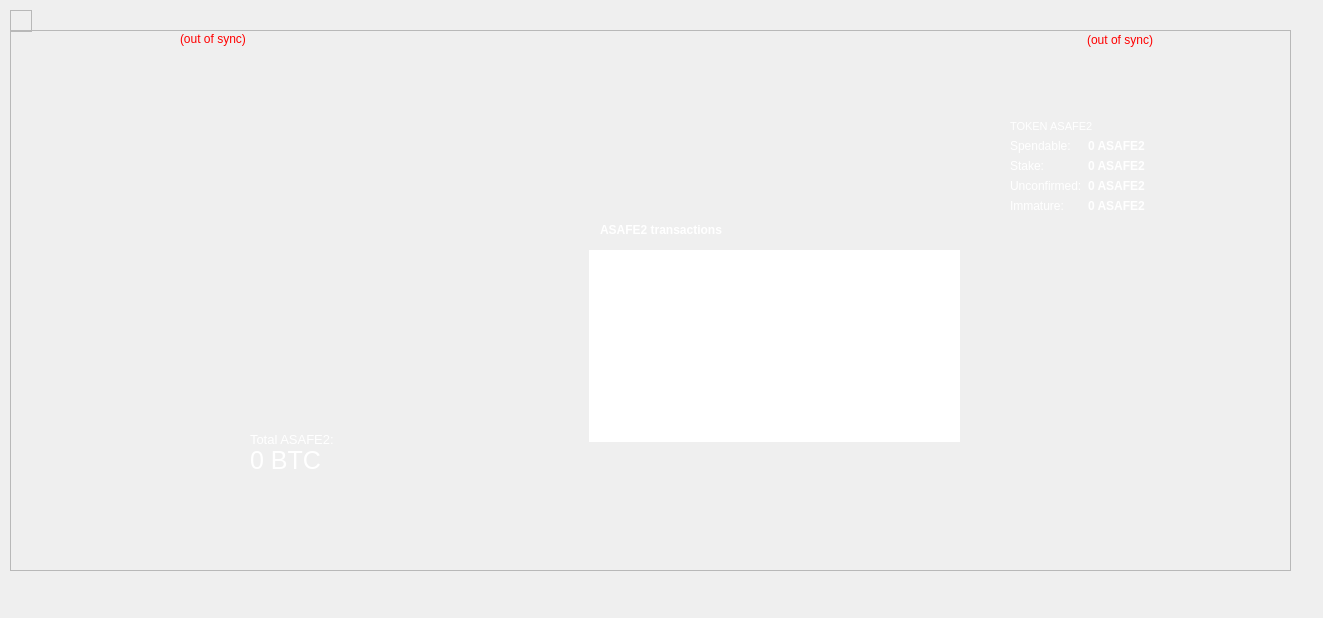
<?xml version="1.0" encoding="UTF-8"?>
<ui version="4.0">
 <class>OverviewPage</class>
 <widget class="QWidget" name="OverviewPage">
  <property name="geometry">
   <rect>
    <x>0</x>
    <y>0</y>
    <width>1323</width>
    <height>618</height>
   </rect>
  </property>
  <property name="windowTitle">
   <string>Form</string>
  </property>
  <widget class="QFrame" name="frame">
   <property name="geometry">
    <rect>
     <x>10</x>
     <y>10</y>
     <width>22</width>
     <height>22</height>
    </rect>
   </property>
   <property name="frameShape">
    <enum>QFrame::StyledPanel</enum>
   </property>
   <property name="frameShadow">
    <enum>QFrame::Raised</enum>
   </property>
   <layout class="QVBoxLayout" name="verticalLayout_4">
    <item>
     <layout class="QHBoxLayout" name="horizontalLayout_4"/>
    </item>
   </layout>
  </widget>
  <widget class="QFrame" name="frame_2">
   <property name="geometry">
    <rect>
     <x>10</x>
     <y>30</y>
     <width>1281</width>
     <height>541</height>
    </rect>
   </property>
   <property name="styleSheet">
    <string notr="true">color: rgb(255, 255, 255);
</string>
   </property>
   <property name="frameShape">
    <enum>QFrame::StyledPanel</enum>
   </property>
   <property name="frameShadow">
    <enum>QFrame::Raised</enum>
   </property>
   <widget class="QListView" name="listTransactions">
    <property name="geometry">
     <rect>
      <x>579</x>
      <y>220</y>
      <width>371</width>
      <height>192</height>
     </rect>
    </property>
    <property name="font">
     <font>
      <pointsize>8</pointsize>
      <weight>75</weight>
      <bold>true</bold>
     </font>
    </property>
    <property name="styleSheet">
     <string notr="true">QListView { background: transparent; }
font: 75 9pt &quot;MS Shell Dlg 2&quot;;</string>
    </property>
    <property name="frameShape">
     <enum>QFrame::NoFrame</enum>
    </property>
    <property name="verticalScrollBarPolicy">
     <enum>Qt::ScrollBarAlwaysOff</enum>
    </property>
    <property name="horizontalScrollBarPolicy">
     <enum>Qt::ScrollBarAlwaysOff</enum>
    </property>
    <property name="selectionMode">
     <enum>QAbstractItemView::NoSelection</enum>
    </property>
   </widget>
   <widget class="QLabel" name="labelWalletStatus">
    <property name="geometry">
     <rect>
      <x>170</x>
      <y>0</y>
      <width>83</width>
      <height>18</height>
     </rect>
    </property>
    <property name="toolTip">
     <string>The displayed information may be out of date. Your wallet automatically synchronizes with the Allsafe2 network after a connection is established, but this process has not completed yet.</string>
    </property>
    <property name="styleSheet">
     <string notr="true">QLabel { color: red; }</string>
    </property>
    <property name="text">
     <string notr="true">(out of sync)</string>
    </property>
    <property name="alignment">
     <set>Qt::AlignLeading|Qt::AlignLeft|Qt::AlignVCenter</set>
    </property>
   </widget>
   <widget class="QLabel" name="labelTotalText">
    <property name="geometry">
     <rect>
      <x>240</x>
      <y>400</y>
      <width>151</width>
      <height>18</height>
     </rect>
    </property>
    <property name="font">
     <font>
      <family>MS Sans Serif</family>
      <pointsize>10</pointsize>
      <weight>50</weight>
      <italic>false</italic>
      <bold>false</bold>
     </font>
    </property>
    <property name="text">
     <string>Total ASAFE2:</string>
    </property>
   </widget>
   <widget class="QLabel" name="labelTotal">
    <property name="geometry">
     <rect>
      <x>240</x>
      <y>410</y>
      <width>411</width>
      <height>41</height>
     </rect>
    </property>
    <property name="font">
     <font>
      <family>MS Sans Serif</family>
      <pointsize>19</pointsize>
      <weight>50</weight>
      <italic>false</italic>
      <bold>false</bold>
     </font>
    </property>
    <property name="cursor">
     <cursorShape>IBeamCursor</cursorShape>
    </property>
    <property name="toolTip">
     <string>Your current total balance</string>
    </property>
    <property name="text">
     <string notr="true">0 BTC</string>
    </property>
    <property name="textInteractionFlags">
     <set>Qt::LinksAccessibleByMouse|Qt::TextSelectableByKeyboard|Qt::TextSelectableByMouse</set>
    </property>
   </widget>
   <widget class="QLabel" name="labelTransactionsStatus">
    <property name="geometry">
     <rect>
      <x>1060</x>
      <y>0</y>
      <width>83</width>
      <height>20</height>
     </rect>
    </property>
    <property name="toolTip">
     <string>The displayed information may be out of date. Your wallet automatically synchronizes with the Allsafe2 network after a connection is established, but this process has not completed yet.</string>
    </property>
    <property name="styleSheet">
     <string notr="true">QLabel { color: red; }</string>
    </property>
    <property name="text">
     <string notr="true">(out of sync)</string>
    </property>
    <property name="alignment">
     <set>Qt::AlignRight|Qt::AlignTrailing|Qt::AlignVCenter</set>
    </property>
   </widget>
   <widget class="QLabel" name="label_4">
    <property name="geometry">
     <rect>
      <x>590</x>
      <y>190</y>
      <width>153</width>
      <height>20</height>
     </rect>
    </property>
    <property name="text">
     <string>&lt;html&gt;&lt;head/&gt;&lt;body&gt;&lt;p&gt;&lt;span style=&quot; font-weight:600;&quot;&gt;ASAFE2 transactions&lt;/span&gt;&lt;/p&gt;&lt;/body&gt;&lt;/html&gt;</string>
    </property>
   </widget>
   <widget class="QPushButton" name="pushButton">
    <property name="geometry">
     <rect>
      <x>0</x>
      <y>170</y>
      <width>151</width>
      <height>41</height>
     </rect>
    </property>
    <property name="styleSheet">
     <string notr="true">background-image: url(:/images/a1);</string>
    </property>
    <property name="text">
     <string/>
    </property>
    <property name="flat">
     <bool>true</bool>
    </property>
   </widget>
   <widget class="QPushButton" name="pushButton_2">
    <property name="geometry">
     <rect>
      <x>0</x>
      <y>210</y>
      <width>151</width>
      <height>41</height>
     </rect>
    </property>
    <property name="styleSheet">
     <string notr="true">background-image: url(:/images/a2);</string>
    </property>
    <property name="text">
     <string/>
    </property>
    <property name="flat">
     <bool>true</bool>
    </property>
   </widget>
   <widget class="QPushButton" name="pushButton_3">
    <property name="geometry">
     <rect>
      <x>0</x>
      <y>250</y>
      <width>151</width>
      <height>41</height>
     </rect>
    </property>
    <property name="styleSheet">
     <string notr="true">background-image: url(:/images/a3);</string>
    </property>
    <property name="text">
     <string/>
    </property>
    <property name="flat">
     <bool>true</bool>
    </property>
   </widget>
   <widget class="QPushButton" name="pushButton_4">
    <property name="geometry">
     <rect>
      <x>0</x>
      <y>290</y>
      <width>151</width>
      <height>41</height>
     </rect>
    </property>
    <property name="styleSheet">
     <string notr="true">background-image: url(:/images/a4);</string>
    </property>
    <property name="text">
     <string/>
    </property>
    <property name="flat">
     <bool>true</bool>
    </property>
   </widget>
   <widget class="QWidget" name="layoutWidget">
    <property name="geometry">
     <rect>
      <x>1000</x>
      <y>90</y>
      <width>251</width>
      <height>183</height>
     </rect>
    </property>
    <layout class="QFormLayout" name="formLayout">
     <item row="0" column="0" colspan="2">
      <widget class="QLabel" name="label_5">
       <property name="font">
        <font>
         <family>MS Shell Dlg 2</family>
         <pointsize>8</pointsize>
         <weight>50</weight>
         <italic>false</italic>
         <bold>false</bold>
        </font>
       </property>
       <property name="styleSheet">
        <string notr="true">font: 8pt &quot;MS Shell Dlg 2&quot;;</string>
       </property>
       <property name="text">
        <string>TOKEN ASAFE2</string>
       </property>
      </widget>
     </item>
     <item row="1" column="0">
      <widget class="QLabel" name="label">
       <property name="font">
        <font>
         <family>Arial</family>
         <pointsize>9</pointsize>
         <weight>50</weight>
         <italic>false</italic>
         <bold>false</bold>
        </font>
       </property>
       <property name="text">
        <string>Spendable:</string>
       </property>
      </widget>
     </item>
     <item row="1" column="1">
      <widget class="QLabel" name="labelBalance">
       <property name="font">
        <font>
         <family>Arial</family>
         <pointsize>9</pointsize>
         <weight>75</weight>
         <italic>false</italic>
         <bold>true</bold>
        </font>
       </property>
       <property name="cursor">
        <cursorShape>IBeamCursor</cursorShape>
       </property>
       <property name="toolTip">
        <string>Your current spendable balance</string>
       </property>
       <property name="text">
        <string notr="true">0 ASAFE2</string>
       </property>
       <property name="textInteractionFlags">
        <set>Qt::LinksAccessibleByMouse|Qt::TextSelectableByKeyboard|Qt::TextSelectableByMouse</set>
       </property>
      </widget>
     </item>
     <item row="2" column="0">
      <widget class="QLabel" name="label_6">
       <property name="font">
        <font>
         <family>Arial</family>
         <pointsize>9</pointsize>
         <weight>50</weight>
         <italic>false</italic>
         <bold>false</bold>
        </font>
       </property>
       <property name="text">
        <string>Stake:</string>
       </property>
      </widget>
     </item>
     <item row="2" column="1">
      <widget class="QLabel" name="labelStake">
       <property name="font">
        <font>
         <family>Arial</family>
         <pointsize>9</pointsize>
         <weight>75</weight>
         <italic>false</italic>
         <bold>true</bold>
        </font>
       </property>
       <property name="cursor">
        <cursorShape>IBeamCursor</cursorShape>
       </property>
       <property name="toolTip">
        <string>Total of coins that was staked, and do not yet count toward the current balance</string>
       </property>
       <property name="text">
        <string notr="true">0 ASAFE2</string>
       </property>
       <property name="textInteractionFlags">
        <set>Qt::LinksAccessibleByMouse|Qt::TextSelectableByKeyboard|Qt::TextSelectableByMouse</set>
       </property>
      </widget>
     </item>
     <item row="3" column="0">
      <widget class="QLabel" name="label_3">
       <property name="font">
        <font>
         <family>Arial</family>
         <pointsize>9</pointsize>
         <weight>50</weight>
         <italic>false</italic>
         <bold>false</bold>
        </font>
       </property>
       <property name="text">
        <string>Unconfirmed:</string>
       </property>
      </widget>
     </item>
     <item row="3" column="1">
      <widget class="QLabel" name="labelUnconfirmed">
       <property name="font">
        <font>
         <family>Arial</family>
         <pointsize>9</pointsize>
         <weight>75</weight>
         <italic>false</italic>
         <bold>true</bold>
        </font>
       </property>
       <property name="cursor">
        <cursorShape>IBeamCursor</cursorShape>
       </property>
       <property name="toolTip">
        <string>Total of transactions that have yet to be confirmed, and do not yet count toward the current balance</string>
       </property>
       <property name="text">
        <string notr="true">0 ASAFE2</string>
       </property>
       <property name="textInteractionFlags">
        <set>Qt::LinksAccessibleByMouse|Qt::TextSelectableByKeyboard|Qt::TextSelectableByMouse</set>
       </property>
      </widget>
     </item>
     <item row="4" column="0">
      <widget class="QLabel" name="labelImmatureText">
       <property name="font">
        <font>
         <family>Arial</family>
         <pointsize>9</pointsize>
         <weight>50</weight>
         <italic>false</italic>
         <bold>false</bold>
        </font>
       </property>
       <property name="text">
        <string>Immature:</string>
       </property>
      </widget>
     </item>
     <item row="4" column="1">
      <widget class="QLabel" name="labelImmature">
       <property name="font">
        <font>
         <family>Arial</family>
         <pointsize>9</pointsize>
         <weight>75</weight>
         <italic>false</italic>
         <bold>true</bold>
        </font>
       </property>
       <property name="toolTip">
        <string>Mined balance that has not yet matured</string>
       </property>
       <property name="text">
        <string notr="true">0 ASAFE2</string>
       </property>
       <property name="textInteractionFlags">
        <set>Qt::LinksAccessibleByMouse|Qt::TextSelectableByKeyboard|Qt::TextSelectableByMouse</set>
       </property>
      </widget>
     </item>
    </layout>
   </widget>
   <widget class="QPushButton" name="pushButton_5">
    <property name="geometry">
     <rect>
      <x>0</x>
      <y>330</y>
      <width>151</width>
      <height>41</height>
     </rect>
    </property>
    <property name="styleSheet">
     <string notr="true">background-image: url(:/images/a5);</string>
    </property>
    <property name="text">
     <string/>
    </property>
    <property name="flat">
     <bool>true</bool>
    </property>
   </widget>
  </widget>
 </widget>
 <resources/>
 <connections/>
</ui>
